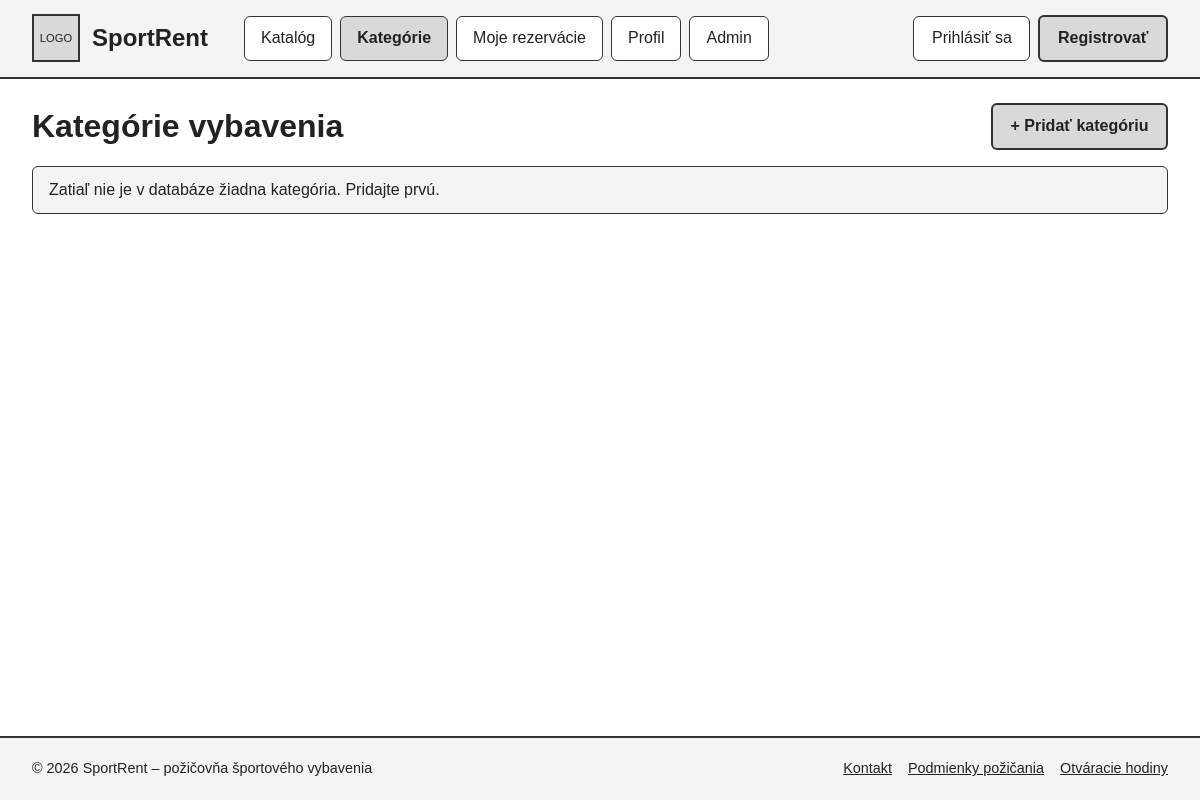
The app's page /?c=kategoria, older data.
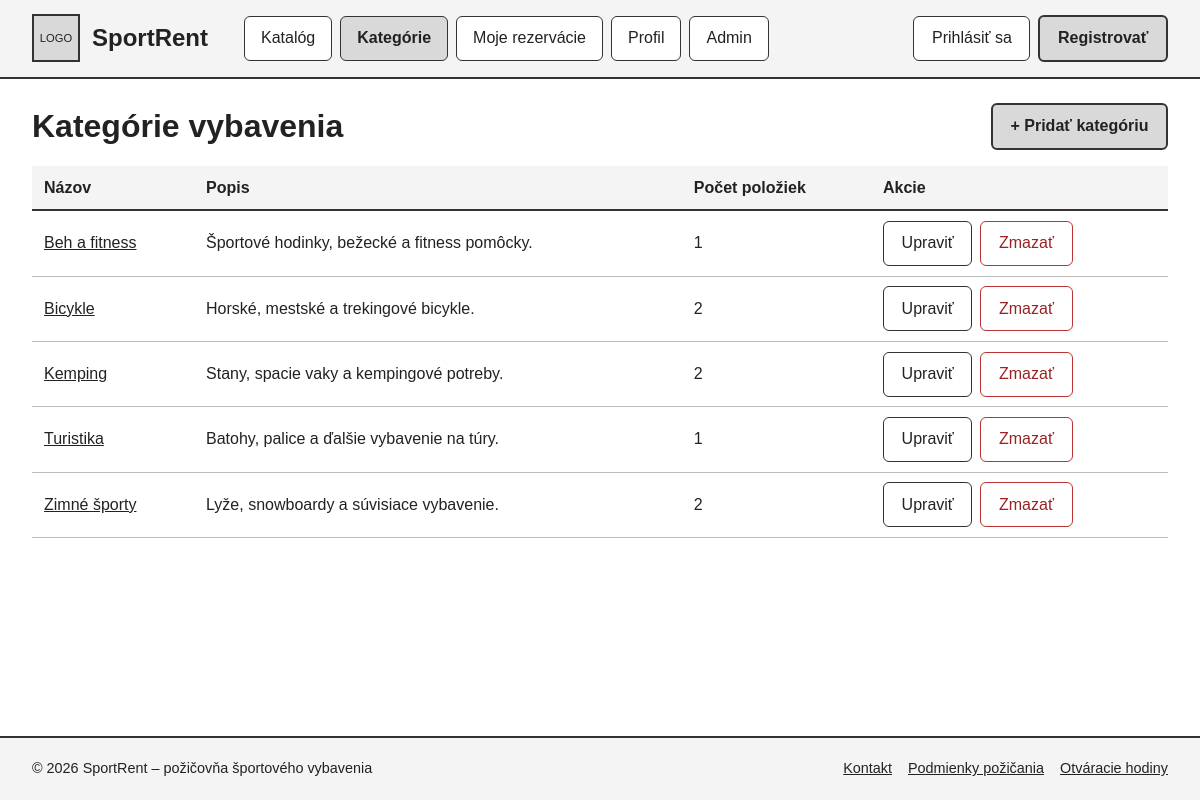
The same page, newer data.
### tables this page shows
CREATE TABLE IF NOT EXISTS `kategorie` (
    `id`    INT UNSIGNED NOT NULL AUTO_INCREMENT,
    `nazov` VARCHAR(100) NOT NULL,
    `popis` VARCHAR(500) NULL,
    PRIMARY KEY (`id`)
);

### Framework/Http/Responses/Response.php (called while the page is built, shortened)
<?php
abstract class Response
{
    public function send(): void
    {
        $this->generate();
    }
}

### public/index.php (called while the page is built, shortened)
<?php
require __DIR__ . '/../Framework/ClassLoader.php';
try {
    $app = new App();
    $app->run();
} catch (Exception $e) {
    die('An error occurred: ' . $e->getMessage());
}

### Framework/DB/Connection.php (called while the page is built, shortened)
<?php
class Connection
{
    private static ?Connection $instance = null;
    private PDO $db;
    public function __construct(PDO $db)
    {
        $this->db = $db;
    }
    public static function getInstance(): Connection
    {
        try {
            if (self::$instance == null) {
                $db = new PDO(
                    'mysql:dbname=' . Configuration::DB_NAME . ';host=' . Configuration::DB_HOST . ';charset=utf8mb4',
                    Configuration::DB_USER,
                    Configuration::DB_PASS
                );
                $db->setAttribute(PDO::ATTR_ERRMODE, PDO::ERRMODE_EXCEPTION);
                $db->setAttribute(PDO::ATTR_EMULATE_PREPARES, true);
                self::$instance = new self($db);
            }
            return self::$instance;
        } catch (PDOException $e) {
            throw new Exception('Connection failed: ' . $e->getMessage());
        }
    }
    public function prepare(string $sql): DebugStatement
    {
        try {
            return new DebugStatement($this->db->prepare($sql));
        } catch (PDOException $e) {
            throw new Exception('Prepare failed: ' . $e->getMessage());
        }
    }
}

### Framework/Core/Model.php (called while the page is built, shortened)
<?php
abstract class Model implements \JsonSerializable
{
    protected static ?string $tableName = null;
    protected static array $columnsMap = [];
    private static array $dbColumns = [];
    private static IDbConvention $dbConventions;
    private ?ResultSet $_resultSet = null;
    protected static function getTableName(): string
    {
        if (!empty(static::$tableName)) {
            return static::$tableName;
        }
        return self::getConventions()->getTableName(get_called_class());
    }
    protected static function getPkColumnName(): string
    {
        return self::getConventions()->getPkColumnName(get_called_class());
    }
    protected static function getColumnsMap(): array
    {
        return static::$columnsMap ?? [];
    }
    public static function getAll(
        ?string $whereClause = null,
        array   $whereParams = [],
        ?string $orderBy = null,
        ?int    $limit = null,
        ?int    $offset = null
    ): array
    {
        try {
            $sql = "SELECT " . static::getDBColumnNamesList() . " FROM `" . static::getTableName() . "`";
            if ($whereClause != null) {
                $sql .= " WHERE $whereClause";
            }
            if ($orderBy !== null) {
                $sql .= " ORDER BY $orderBy";
            }
            $stmt = Connection::getInstance()->prepare($sql);
            $stmt->execute($whereParams);
            $models = $stmt->fetchAll(PDO::FETCH_CLASS | PDO::FETCH_PROPS_LATE, static::class);
            $dataSet = new ResultSet($models);
            foreach ($models as $model) {
                $model->_resultSet = $dataSet;
            }
            return $models;
        } catch (PDOException $exception) {
            throw new Exception('Query failed: ' . $exception->getMessage(), 0, $exception);
        }
    }
    public function getAllRelated(string $modelClass, ?string $refColumn = null, ?string $where = null, array $whereParams = []
    ): array
    {
        $refColumn ??= self::getConventions()->getFkColumn(static::class);
        return $this->_resultSet->getAllRelated(
            $modelClass,
            $refColumn,
            $where,
            $whereParams,
            fn($e) => $e->getIdValue(),
            fn($e) => (isset($e->{self::toPropertyName($refColumn)}) ? $e->{self::toPropertyName($refColumn)} : null),
            $this->getIdValue()
        );
    }
    private static function getDbColumns(): array
    {
        try {
            $sql = "DESCRIBE " . static::getTableName();
            $stmt = Connection::getInstance()->prepare($sql);
            $stmt->execute([]);
            self::$dbColumns[static::class] = array_column($stmt->fetchAll(), 'Field');
            return self::$dbColumns[static::class];
        } catch (PDOException $exception) {
            throw new Exception('Query failed: ' . $exception->getMessage(), 0, $exception);
        }
    }
    private function getIdValue(): mixed
    {
        $pk = static::getPkColumnName();
        $prop = static::toPropertyName($pk);
        return isset($this->{$prop}) ? $this->{$prop} : null;
    }
    private static function getModelProperties(): array
    {
        $reflection = new \ReflectionClass(static::class);
        $properties = [];
        foreach ($reflection->getProperties() as $property) {
            $propertyName = $property->getName();
            if ($property->isStatic()) {
                continue;
            }
            $properties[$propertyName] = true;
        }
        return $properties;
    }
    private static function getDBColumnNamesList(): string
    {
        $dbColumns = [];
        foreach (static::getDbColumns() as $columnName) {
            $propertyName = static::toPropertyName($columnName);
            if ($propertyName != $columnName) {
                $dbColumns[] = "`$columnName` AS {$propertyName}";
            } else {
                $dbColumns[] = $columnName;
            }
        }
        return implode(', ', $dbColumns);
    }
    private static function toPropertyName(string $columnName): string
    {
        $customMapping = static::getColumnsMap();
        if (isset($customMapping[$columnName])) {
            return $customMapping[$columnName];
        } else {
            return static::getConventions()->toPropertyName($columnName);
        }
    }
    private static function getConventions(): IDbConvention
    {
        if (!isset(static::$dbConventions)) {
            static::$dbConventions = new (Configuration::DB_CONVENTIONS_CLASS)();
        }
        return static::$dbConventions;
    }
}

### Framework/ClassLoader.php (called while the page is built, shortened)
<?php
class ClassLoader
{
    public static function Boot(): void
    {
        spl_autoload_register(function ($class_name) {
            $file = self::getClassFile($class_name);
        });
    }
    public static function getClassFile(string $className): string
    {
        $baseDir = realpath(dirname(__DIR__));
        $relativePath = str_replace('\\', DIRECTORY_SEPARATOR, ltrim($className, '\\')) . '.php';
        return $baseDir . DIRECTORY_SEPARATOR . $relativePath;
    }
}
require __DIR__ . DIRECTORY_SEPARATOR . 'Support' . DIRECTORY_SEPARATOR . 'functions.php';

### Framework/DB/DebugStatement.php (called while the page is built, shortened)
<?php
class DebugStatement
{
    private PDOStatementAlias $stmt;
    public function __construct($stmt)
    {
        $this->stmt = $stmt;
    }
    public function execute(?array $params = null): bool
    {
        $result = $this->stmt->execute($params);
        $this->stmt->debugDumpParams();
        return $result;
    }
    public function __call(string $name, array $arguments): mixed
    {
        return $this->stmt->{$name}(...$arguments);
    }
}

### App/Controllers/KategoriaController.php (called while the page is built, shortened)
<?php
class KategoriaController extends BaseController
{
    public function index(Request $request): Response
    {
        $stav = $request->get('stav');
        return $this->html([
            'kategorie' => Kategoria::getAll(orderBy: '`nazov` ASC'),
            'stav' => is_string($stav) ? $stav : null,
        ]);
    }
}

### Framework/DB/DefaultConventions.php (called while the page is built, shortened)
<?php
class DefaultConventions implements IDbConvention
{
    public function getPkColumnName(string $className): string
    {
        return 'id';
    }
    public function toPropertyName(string $columnName): string
    {
        return $columnName;
    }
}

### Framework/Support/LinkGenerator.php (called while the page is built, shortened)
<?php
class LinkGenerator
{
    private Request $request;
    public function __construct(Request $request, Router $router)
    {
        $this->request = $request;
    }
    public function url(
        string|array $destination,
        array $parameters = [],
        bool $absolute = false,
        bool $appendParameters = false
    ): string {
        list($controller, $action) = explode(".", $destination);
        $args = $appendParameters ? $this->request->get() : [];
        $args = ["c" => lcfirst($controller), "a" => $action != "index" ? $action : null] + $parameters + $args;
        $basePath = $absolute ? $this->request->getBaseUrl() : "";
        return $basePath . "?" . http_build_query($args);
    }
}

### Framework/Support/functions.php (called while the page is built)
<?php
if (!function_exists('e')) {
    function e(mixed $value): string
    {
        return htmlspecialchars((string)$value, ENT_QUOTES | ENT_SUBSTITUTE | ENT_HTML5, 'UTF-8');
    }
}

### Framework/DB/ResultSet.php (called while the page is built, shortened)
<?php
class ResultSet
{
    private array $entities;
    private array $relatedEntities = [];
    public function __construct(array $entities)
    {
        $this->entities = $entities;
    }
    public function getAllRelated(
        string   $modelClass,
        string   $fk,
        ?string  $where,
        array    $whereParams,
        callable $idPropertyAccessor,
        callable $referencedPropertyAccessor,
        mixed    $id
    ): array
    {
        $relationKey = $modelClass . '|>' . $fk;
        if (!isset($this->relatedEntities[$relationKey])) {
            $this->relatedEntities[$relationKey] = [];
            $ids = array_values(array_unique(array_map($idPropertyAccessor, $this->entities)));
            if (count($ids) > 0) {
                $data = $modelClass::getAll(
                    "`$fk` IN ({$this->generatePlaceholders(count($ids))}) " . ($where != null ? " AND ($where)" : ""),
                    array_merge($ids, $whereParams)
                );
                foreach ($data as $row) {
                    if (!isset($this->relatedEntities[$relationKey][$referencedPropertyAccessor($row)])) {
                        $this->relatedEntities[$relationKey][$referencedPropertyAccessor($row)] = [];
                    }
                    $this->relatedEntities[$relationKey][$referencedPropertyAccessor($row)][] = $row;
                }
            }
        }
        return $this->relatedEntities[$relationKey][$id] ?? [];
    }
    private function generatePlaceholders($count): string
    {
        return implode(", ", array_fill(0, $count, "?"));
    }
}

### App/Models/Kategoria.php (called while the page is built, shortened)
<?php
class Kategoria extends Model
{
    public function polozky(): array
    {
        return $this->getAllRelated(Polozka::class, 'kategoria_id');
    }
}

### App/Views/Kategoria/index.view.php (the view, shortened to what the rows shown need)
<section aria-labelledby="kategorie-nadpis">
    <div class="toolbar">
        <h1 id="kategorie-nadpis">Kategórie vybavenia</h1>
    </div>
    <?php if ($kategorie === []) { ?>
        <p class="alert">Zatiaľ nie je v databáze žiadna kategória. Pridajte prvú.</p>
    <?php } else { ?>
        <table class="data-table">
            <thead>
            <tr>
                <th scope="col">Názov</th>
                <th scope="col">Popis</th>
                <th scope="col">Počet položiek</th>
                <th scope="col">Akcie</th>
            </tr>
            </thead>
            <tbody>
            <?php foreach ($kategorie as $kategoria) { ?>
                <tr>
                    <td data-label="Názov">
                        <a href="<?= $link->url('kategoria.detail', ['id' => $kategoria->id]) ?>">
                            <?= e($kategoria->nazov) ?>
                        </a>
                    </td>
                    <td data-label="Popis"><?= e((string)$kategoria->popis) ?></td>
                    <td data-label="Počet položiek"><?= count($kategoria->polozky()) ?></td>
                    <td data-label="Akcie">
                        <div class="actions">
                            <a class="btn" href="<?= $link->url('kategoria.edit', ['id' => $kategoria->id]) ?>">Upraviť</a>
                            <form method="post" action="<?= $link->url('kategoria.delete') ?>"
                                  onsubmit="return confirm('Naozaj chcete zmazať kategóriu „<?= e(addslashes($kategoria->nazov)) ?>“? Jej položky ostanú bez kategórie.');">
                                <button type="submit" class="btn btn-danger">Zmazať</button>
                            </form>
                        </div>
                    </td>
                </tr>
            <?php } ?>
            </tbody>
        </table>
    <?php } ?>
</section>

Row changes from the older to the newer data that the page shows:
added kategorie: nazov "Beh a fitness", popis "Športové hodinky, bežecké a fitness pomôcky.", count($kategoria->polozky()) "1"
added kategorie: nazov "Bicykle", popis "Horské, mestské a trekingové bicykle.", id "2"
added kategorie: nazov "Kemping", popis "Stany, spacie vaky a kempingové potreby.", id "2"
added kategorie: nazov "Turistika", popis "Batohy, palice a ďalšie vybavenie na túry.", id "1"
added kategorie: nazov "Zimné športy", popis "Lyže, snowboardy a súvisiace vybavenie.", id "2"
Text that changed along with them:
text no longer shown: "Zatiaľ nie je v databáze žiadna kategória. Pridajte prvú."
text now shown: "Názov Popis Počet položiek Akcie"
